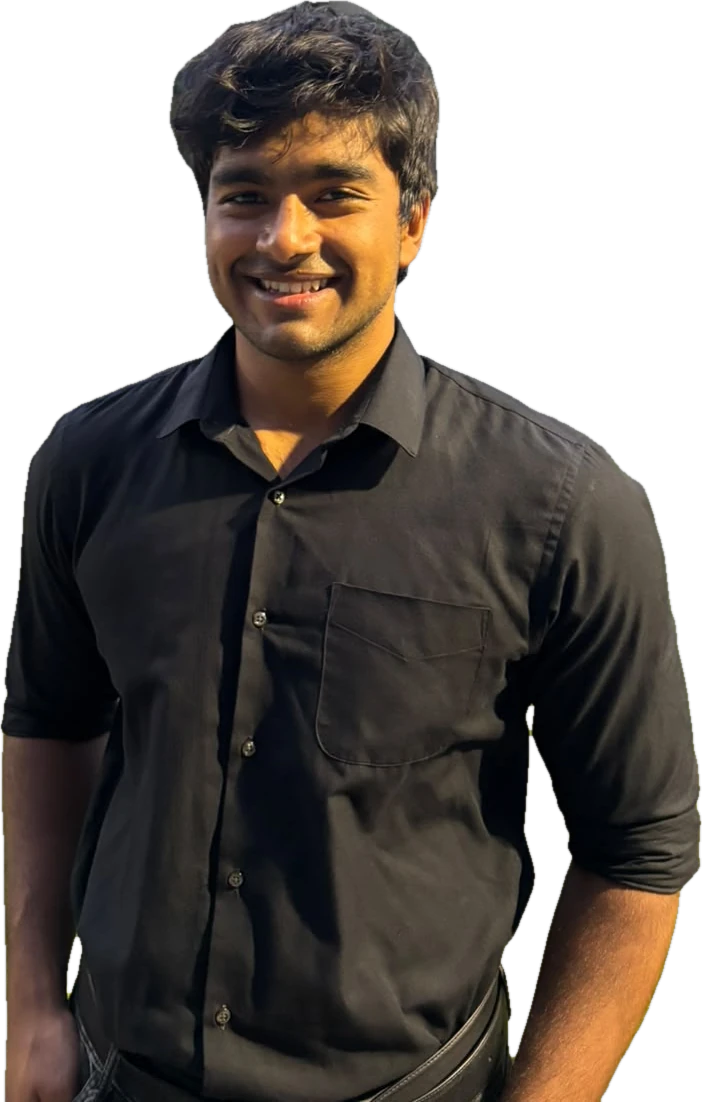
#> input picture assets/portrait.webp, 702 x 1102 px
$ python cutout.py ../assets/portrait.webp
#> lines starting #> are read from the running program, lines starting #| are printed output that depends on the picture
"""
Cut a photo out of its background and save it as the hero portrait.

    python tools/cutout.py "C:\\path\\to\\photo.jpg"            -> assets/portrait.webp
    python tools/cutout.py photo.jpg --out assets/other.webp

Needs rembg (pip install "rembg[cpu]" pillow). The first run downloads the
isnet-general-use model (~170 MB) into ~/.u2net.
"""
import argparse
from pathlib import Path

from PIL import Image, ImageFilter
from rembg import new_session, remove

ROOT = Path(__file__).resolve().parent.parent


def main():
    ap = argparse.ArgumentParser()
    ap.add_argument("photo")
    ap.add_argument("--out", default=str(ROOT / "assets" / "portrait.webp"))
    ap.add_argument("--model", default="isnet-general-use")
    args = ap.parse_args()

    src = Image.open(args.photo).convert("RGB")
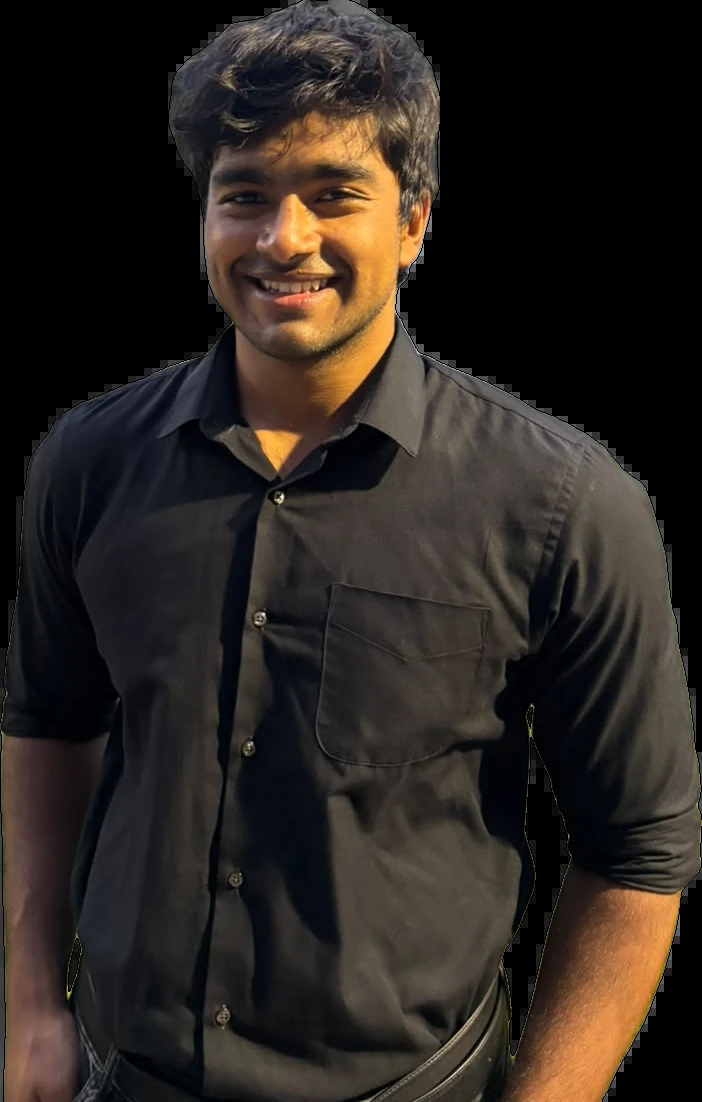
#> src: PIL image 702x1102 RGB; mean R, G, B 43, 36.6, 31.8
    cut = remove(src, session=new_session(args.model), post_process_mask=True)

    # pull the matte in by a pixel so background colour (grass, sky) bleeding into
    # the edge drops out, then soften it so it doesn't look scissor-cut
    alpha = cut.getchannel("A").filter(ImageFilter.MinFilter(3)).filter(ImageFilter.GaussianBlur(0.8))
    cut.putalpha(alpha)

    # decontaminate: any pixel that isn't fully opaque sits on the edge, where the
    # old background's colour (green grass, blue sky) leaks in. Blend those toward
    # their own grey so no tint survives when the photo is shown in colour.
    import numpy as np
    px = np.asarray(cut, dtype=np.float32)
    a = px[..., 3:4] / 255.0
    edge = np.clip((0.98 - a) / 0.98, 0, 1)            # 0 when opaque, ~1 when nearly clear
    grey = (px[..., :3] * [0.299, 0.587, 0.114]).sum(-1, keepdims=True)
    px[..., :3] = px[..., :3] * (1 - edge) + grey * edge
    cut = Image.fromarray(px.astype(np.uint8), "RGBA")

    # trim to the subject; the site anchors the image bottom-centre
    bbox = alpha.point(lambda v: 255 if v > 12 else 0).getbbox()
    cut = cut.crop(bbox)
    cut.thumbnail((1200, 1600), Image.LANCZOS)

    out = Path(args.out)
    out.parent.mkdir(parents=True, exist_ok=True)
    cut.save(out, "WEBP", quality=90, method=6)
    print("wrote", out, cut.size)


if __name__ == "__main__":
    main()
#> (the call stopped at in main, `cut = remove(src, session=new_session(args.model), post_process_mask=T..`: rembg is not available in this run)
